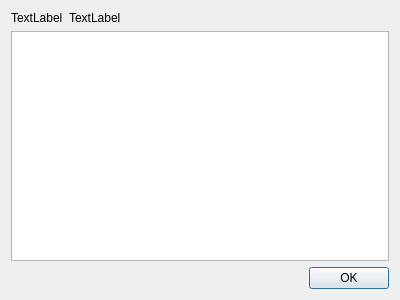
<?xml version="1.0" encoding="UTF-8"?>
<ui version="4.0">
 <class>ZErrorShowDialog</class>
 <widget class="QDialog" name="ZErrorShowDialog">
  <property name="geometry">
   <rect>
    <x>0</x>
    <y>0</y>
    <width>400</width>
    <height>300</height>
   </rect>
  </property>
  <property name="windowTitle">
   <string>Dialog</string>
  </property>
  <layout class="QVBoxLayout" name="verticalLayout">
   <item>
    <layout class="QHBoxLayout" name="horizontalLayout">
     <item>
      <widget class="QLabel" name="iconLabel">
       <property name="text">
        <string>TextLabel</string>
       </property>
      </widget>
     </item>
     <item>
      <widget class="QLabel" name="label">
       <property name="sizePolicy">
        <sizepolicy hsizetype="Expanding" vsizetype="Preferred">
         <horstretch>0</horstretch>
         <verstretch>0</verstretch>
        </sizepolicy>
       </property>
       <property name="text">
        <string>TextLabel</string>
       </property>
      </widget>
     </item>
    </layout>
   </item>
   <item>
    <widget class="QTextEdit" name="logViewer"/>
   </item>
   <item>
    <widget class="QDialogButtonBox" name="buttonBox">
     <property name="orientation">
      <enum>Qt::Horizontal</enum>
     </property>
     <property name="standardButtons">
      <set>QDialogButtonBox::Ok</set>
     </property>
    </widget>
   </item>
  </layout>
 </widget>
 <resources/>
 <connections>
  <connection>
   <sender>buttonBox</sender>
   <signal>accepted()</signal>
   <receiver>ZErrorShowDialog</receiver>
   <slot>accept()</slot>
   <hints>
    <hint type="sourcelabel">
     <x>227</x>
     <y>280</y>
    </hint>
    <hint type="destinationlabel">
     <x>157</x>
     <y>274</y>
    </hint>
   </hints>
  </connection>
  <connection>
   <sender>buttonBox</sender>
   <signal>rejected()</signal>
   <receiver>ZErrorShowDialog</receiver>
   <slot>reject()</slot>
   <hints>
    <hint type="sourcelabel">
     <x>295</x>
     <y>286</y>
    </hint>
    <hint type="destinationlabel">
     <x>286</x>
     <y>274</y>
    </hint>
   </hints>
  </connection>
 </connections>
</ui>
